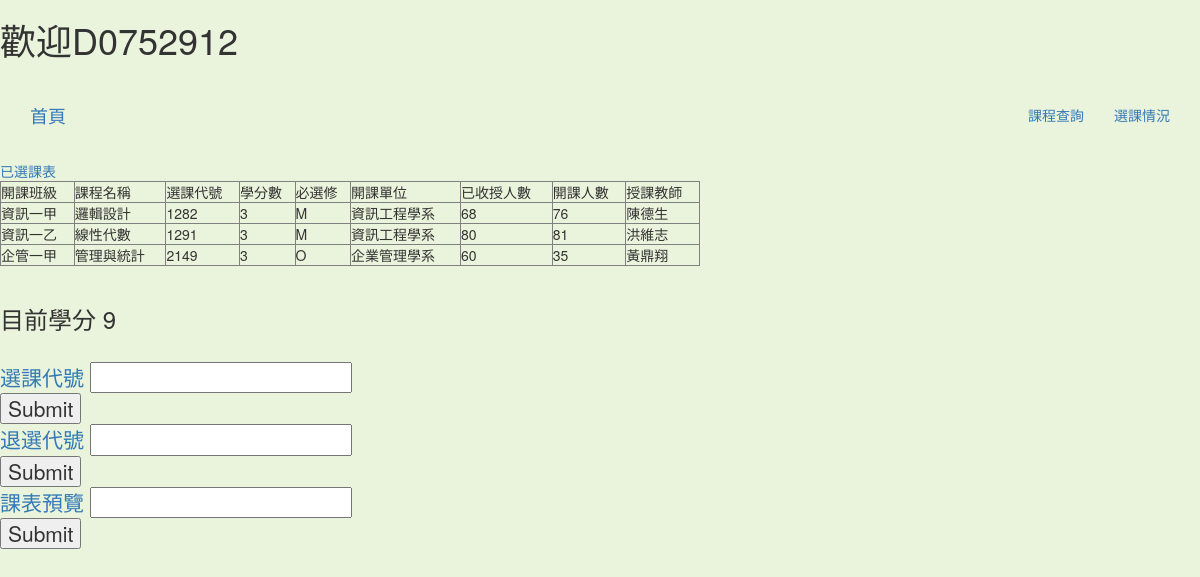
The page /welcome.php (signed in) on the database its author committed.
### tables this page shows
CREATE TABLE `class_detail` (
  `Class` varchar(8) DEFAULT NULL,
  `Name` varchar(10) DEFAULT NULL,
  `Code` int(4) NOT NULL,
  `Credit` int(3) DEFAULT NULL,
  `Haveto` varchar(2) DEFAULT NULL,
  `College` varchar(8) DEFAULT NULL,
  `Totalnum` int(3) DEFAULT NULL,
  `Nownum` int(3) DEFAULT NULL,
  `Teacher_Name` varchar(8) DEFAULT NULL
);

CREATE TABLE `class` (
  `Code` int(4) NOT NULL,
  `Person_id` varchar(8) DEFAULT NULL
);

### welcome.php (the view, shortened to what this page needs)
<!DOCTYPE html>
<html>
<head>
	<link rel="stylesheet" type="text/css" href="bootstrap-3.3.7-dist\css\bootstrap.min.css">
</head>
<body>
	<header>
		<?php
			$account = $_SESSION['account'] ;
			print "<h1> 歡迎$account </h1><br>";
		?>
	</header>
	<nav class="navbar navbar-light navbar-static-top">
 		<div class="container">
 			<div class="navbar-header">
    			<a class="navbar-brand" href="Home.html">首頁</a>
 			</div>
  			<div class="collapse navbar-collapse" id="bs-example-navbar-collapse-1">
   				<ul class="nav navbar-nav navbar-right">
   					<li>
   						<a href="search.html" aria-haspopup="true" role="button">課程查詢</a>
   					</li>
                    <li>
                        <a href="#" aria-haspopup="true" role="button">選課情況</a>
                    </li>
   			   </ul>
  			</div>
		</div>
	</nav>
	<?php
		require_once("conect.php");
		$ALLHELD = "SELECT Class,Name,class.Code,Credit,Haveto,College,Totalnum,Nownum,Teacher_Name FROM class_detail JOIN class ON class.Code = class_detail.Code WHERE Person_id = '$account';";
		$db = new PDO('mysql:host=localhost;dbname=class_database',$connect_un,$connect_pw);
		$cdata = $db->query($ALLHELD);
		$rows = $cdata->fetchAll(PDO::FETCH_ASSOC);
		print "<a> 已選課表 </a><br> ";
		print " <table width=\"700\" border=\"1\"> ";
		print "<tr> <td> 開課班級 </td> <td> 課程名稱 </td> <td> 選課代號 </td> <td> 學分數 </td> <td> 必選修 </td> <td> 開課單位 </td> <td>已收授人數 </td> <td> 開課人數  </td> <td> 授課教師 </td> </tr>" ;
		$Tcredit = 0;
		foreach($rows as $row){
			print "<tr> ";
			foreach($row as $key => $value){
				print "<td>  $value  </td>";
				if($key == 'Credit'){
					$Tcredit +=  $value;
				}
			}
			print " </tr>";
		}
		print "</table><br>";
		print "<h3> 目前學分 $Tcredit </h3>"
	?>
	<br>
	<form action="addclass.php" method="post" class="fromcss" >
		<a>選課代號 <input class ="inputcss" type="text" name="addchoose"></a>
		<br>
		<input type="submit" name="value">
	</form>
	<form action="subclass.php" method="post" class="fromcss" >
		<a>退選代號 <input class ="inputcss" type="text" name="subchoose"></a>
		<br>
		<input type="submit" name="value">
	</form>
	<form action="welcome2.php" method="post" class="fromcss" >
		<a>課表預覽 <input class ="inputcss" type="text" name="subchoose"></a>
		<br>
		<input type="submit" name="value">
	</form>
</body>
</html>

### welcome.php (style rules this page uses)
body { background-color: #eaf3db; }
.fromcss { line-height: 1.2em; font-size:150%; }

### rows shown on the page
class_detail: Class "資訊一甲", Name "邏輯設計", class.Code "1282", Credit "3", Haveto "M", College "資訊工程學系", Totalnum "68", Nownum "76", Teacher_Name "陳德生"
class_detail: Class "資訊一乙", Name "線性代數", class.Code "1291", Credit "3", Haveto "M", College "資訊工程學系", Totalnum "80", Nownum "81", Teacher_Name "洪維志"
class_detail: Class "企管一甲", Name "管理與統計", class.Code "2149", Credit "3", Haveto "O", College "企業管理學系", Totalnum "60", Nownum "35", Teacher_Name "黃鼎翔"

### other values the page prints
$account "D0752912"
$Tcredit "9"
